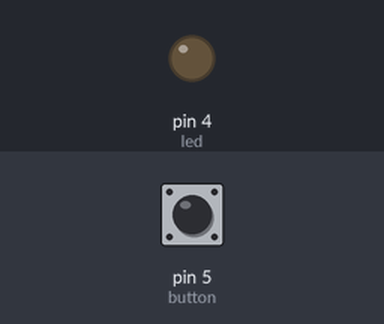
Simulated run of this sketch. Board: Arduino Uno, built with avr-gcc and run on an emulated ATmega328P. Shown: output pins drawn as LEDs (lit = HIGH). The inputs (shaded band) are chosen by the test bench; at power-on: pin 5 (button) LOW.

Above: at 1.2 s.
1.3 s: pin 5 (button) pulled HIGH for 0.15 s
At 1.9 s:
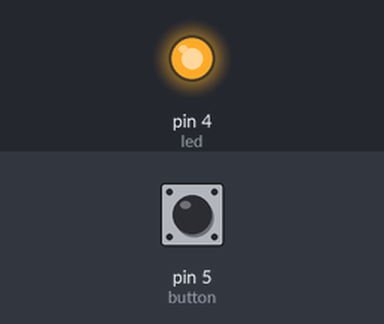
2.9 s: pin 5 (button) pulled HIGH for 1 s
At 4.3 s:
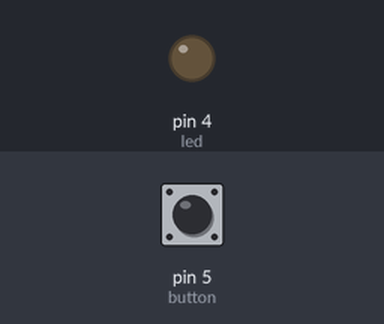
5.4 s: pin 5 (button) pulled HIGH for 3.2 s
At 6.3 s:
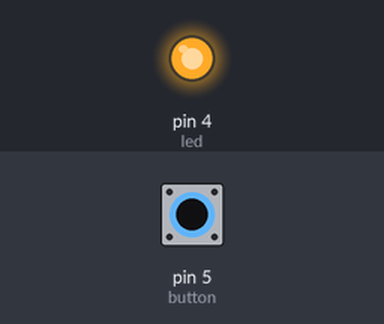
Timing chart, 0 to 8.4 s (numbered marks = the images above; inputs shaded):
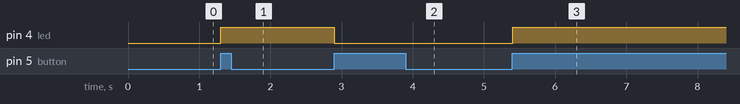

The sketch:

Task-1.0.3.ino
```cpp
/*
Author: Sanjana Vani V
Date: 04-02-2026
Board: Arduino Uno R3
Description: LED toggled by a push button
*/

const int led = 4;
int state = -1;
int current = 0;
int prev = 0;
const int button = 5;

void setup() {
  pinMode(led, OUTPUT);
  pinMode(button, INPUT);
}

void loop() {
  current = digitalRead(button);
  state = (digitalRead(button)==HIGH && prev == LOW)? -state:state;
  if (state == 1) {
    digitalWrite(led, HIGH);
  }
  else {
    digitalWrite(led, LOW);
  }
  delay(100);
  prev = current;
}

/*
LED Connections:
Anode - 5V via 330 Ohm Resistor
Cathode - Ground
Push button connections:
Terminal 1 - 5V
Terminal 2 - Digital Pin 5, with pulldown resistor
*/
```

Measured:
- after the input at 1.3 s, pin 4 (led): LOW → HIGH at once
- after the input at 2.9 s, pin 4 (led): HIGH → LOW at once
- after the input at 5.4 s, pin 4 (led): LOW → HIGH at once
